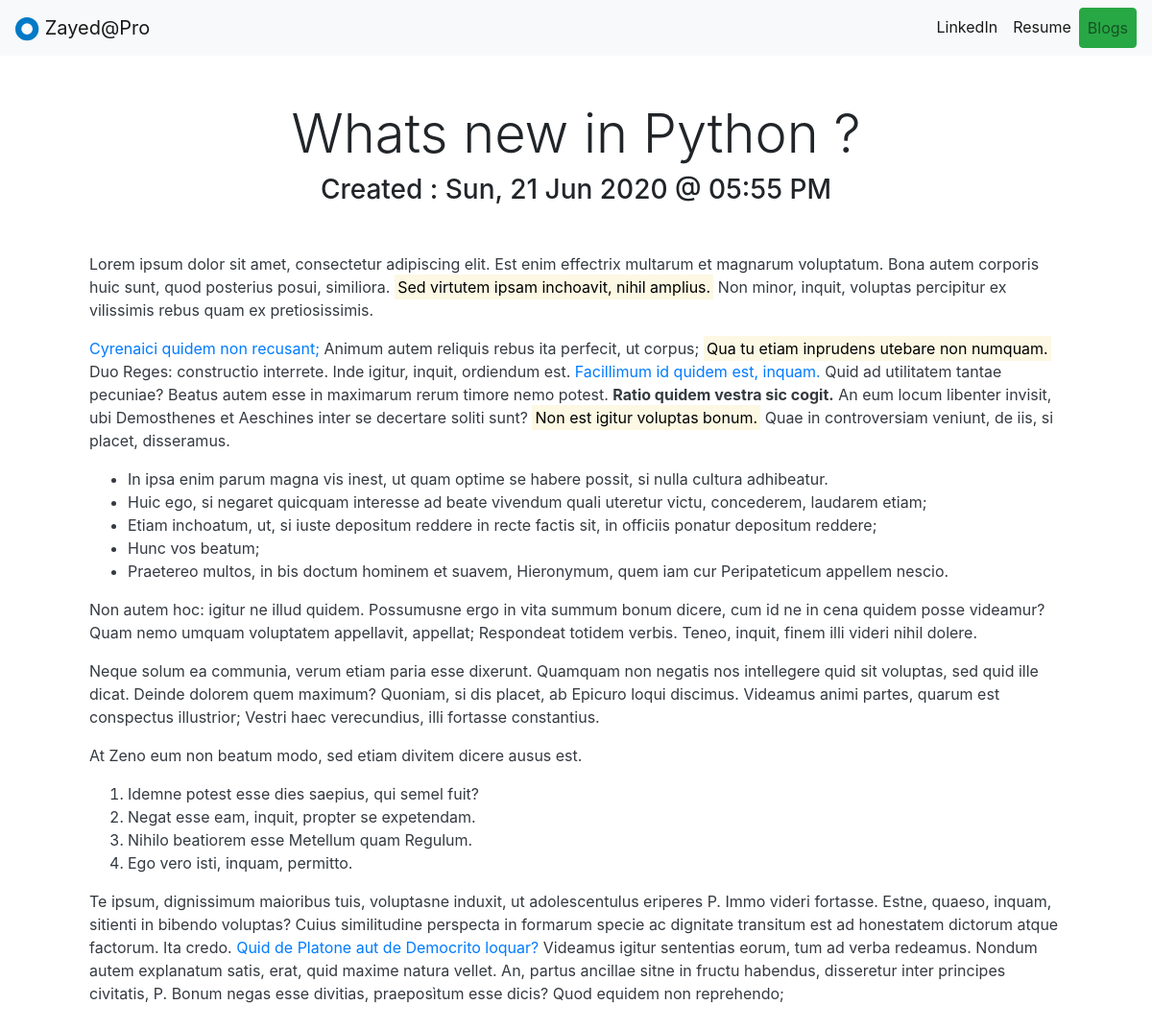
/blogs/detail/1/, run on the app's committed database.
### blog/models.py (models this page shows, shortened)
class Blog(models.Model):
	title = models.CharField(max_length=100)
	time = models.DateTimeField(default=datetime.now)
	description = models.TextField()

### blog/views.py (the view)
# urls.py: path('detail/<int:blog_id>/', views.detail, name='blog-detail'),
def detail(request, blog_id):
	blog = get_object_or_404(Blog, pk=blog_id)
	return render(request, 'blog/detail.html', {'blog': blog})

### blog/templates/blog/detail.html
{% extends 'portfolio/base.html' %}
{% block content %}
<div class="container">
	<div class="text-center m-5">
		<h3 class="display-4" >{{ blog.title }}</h3>
		<h3 class="display-5"> Created : {{blog.time| date:"D, d M Y @ h:i A"}} </h3>
	</div>
	<div class="m-5 text-dark">
		<p class="lead"> {{ blog.description | safe}} </p>
	</div>
</div>
{% endblock %}

### data on the page
Blog: title "Whats new in Python ?", time "Sun, 21 Jun 2020 @ 05:55 PM", description "Lorem ipsum dolor sit amet, consectetur adipiscing elit. Est enim effectrix multarum et magnarum voluptatum. Bona autem corporis huic sunt, quod posterius posui, similiora. Sed virtutem ipsam inchoavit, nihil amplius. Non minor, inquit, voluptas percipitur ex vilissimis rebus quam ex pretiosissimis. Cyrenaici quidem non recusant; Animum autem reliquis rebus ita perfecit, ut corpus; Qua tu etiam inprudens utebare non numquam. Duo Reges: constructio interrete. Inde igitur, inquit, ordiendum est. Facillimum id quidem est, inquam. Quid ad utilitatem tantae pecuniae? Beatus autem esse in maximarum rerum timore nemo potest. Ratio quidem vestra sic cogit. An eum locum libenter invisit, ubi…"
